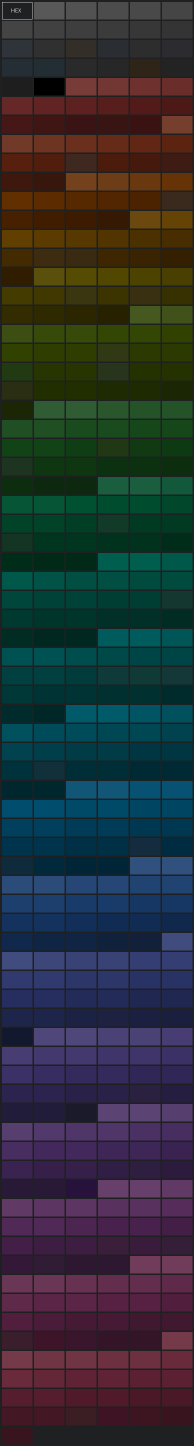
#> input picture bg.png, 388 x 2892 px (shown at 1/2 size)
$ python -i screen.py   (imports and definitions only)
#> lines starting #> are read from the running program, lines starting #| are printed output that depends on the picture; after the words box and inside, x2 and y2 are one past the last pixel; in counts of white or black regions, pixels touching at a corner belong together
# SPDX-License-Identifier: AGPL-3.0-or-later
# Copyright (c) 2026 U3knOwn

"""Measure screenshots: where a colour is, how much of it, how two differ.

Needs Pillow.  The tests paint the panels in signal colours on a gray
picture, so a panel is the bounding box of its colour.
"""

from PIL import Image, ImageChops

RED, GREEN, BLUE = (255, 0, 0), (0, 255, 0), (0, 0, 255)
MAGENTA, YELLOW, CYAN = (255, 0, 255), (255, 255, 0), (0, 255, 255)


def hexcolor(rgb):
    """The value the colour picker stores for a HEX colour."""
    code = "".join(f"{c:02X}" for c in rgb)
    return f"[COLOR=FF{code}]●[/COLOR] #{code}"


def _mask(path, rgb, tolerance):
    image = Image.open(path).convert("RGB")
    bands = [channel.point(lambda v, t=target: 255 if abs(v - t) <= tolerance else 0)
             for channel, target in zip(image.split(), rgb, strict=True)]
    return ImageChops.multiply(ImageChops.multiply(bands[0], bands[1]), bands[2])


def pixels(path, rgb, tolerance=45):
    return _mask(path, rgb, tolerance).histogram()[255]


def bbox(path, rgb, tolerance=45, min_pixels=400):
    mask = _mask(path, rgb, tolerance)
    return mask.getbbox() if mask.histogram()[255] >= min_pixels else None


def bluish_bbox(path, margin=50, min_pixels=400):
    """Box of blue-dominant pixels; survives the dark gradient of an OSD."""
#> called with path = '../../bg.png', margin = 50, min_pixels = 400
    red, green, blue = Image.open(path).convert("RGB").split()
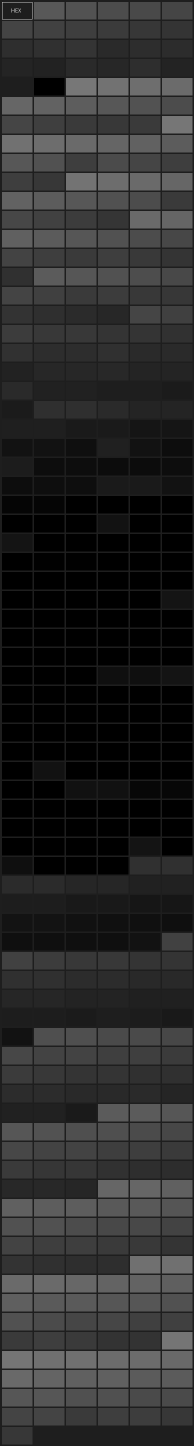
#> red: PIL image 388x2892 L (shown at 1/2 size); min 0, max 213, mean 42.5
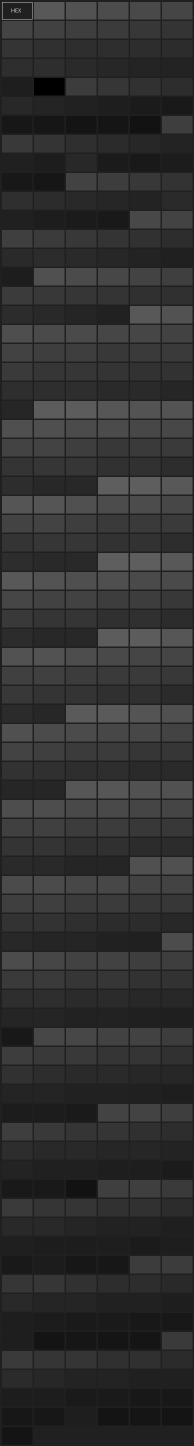
#> green: PIL image 388x2892 L (shown at 1/2 size); min 0, max 213, mean 48.5
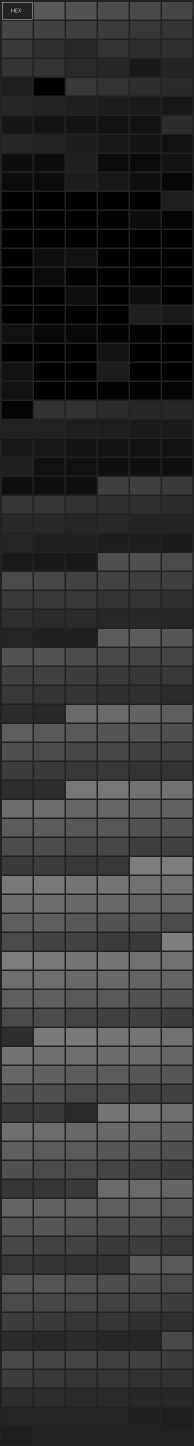
#> blue: PIL image 388x2892 L (shown at 1/2 size); min 0, max 213, mean 52.7
    mask = ImageChops.subtract(blue, ImageChops.lighter(red, green)).point(lambda v: 255 if v > margin else 0)
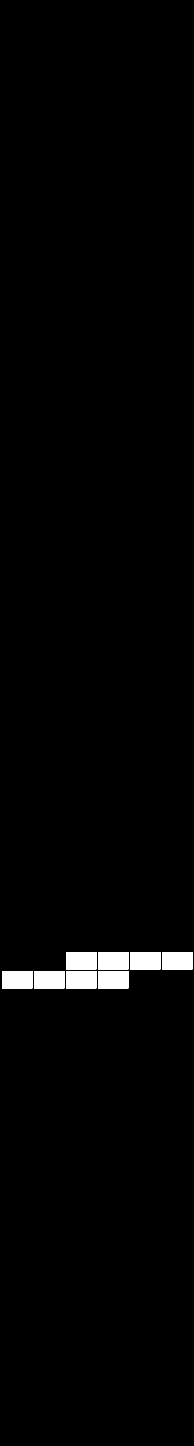
#> mask: PIL image 388x2892 L (shown at 1/2 size); 1.5% white; 8 white regions, largest, box (x1, y1, x2, y2) and area: (132, 1904, 193, 1939) 2135, (196, 1904, 257, 1939) 2135, (260, 1904, 321, 1939) 2135
    return mask.getbbox() if mask.histogram()[255] >= min_pixels else None


def size(box):
    return (box[2] - box[0], box[3] - box[1]) if box else None


def difference(path_a, path_b, box):
    """Mean grey-level difference of two screenshots inside *box*."""
    a = Image.open(path_a).convert("L").crop(box)
    b = Image.open(path_b).convert("L").crop(box)
    histogram = ImageChops.difference(a, b).histogram()
    return sum(level * count for level, count in enumerate(histogram)) / max(1, a.width * a.height)

>>> result = bluish_bbox('../../bg.png')
#> result = (4, 1904, 385, 1977)
